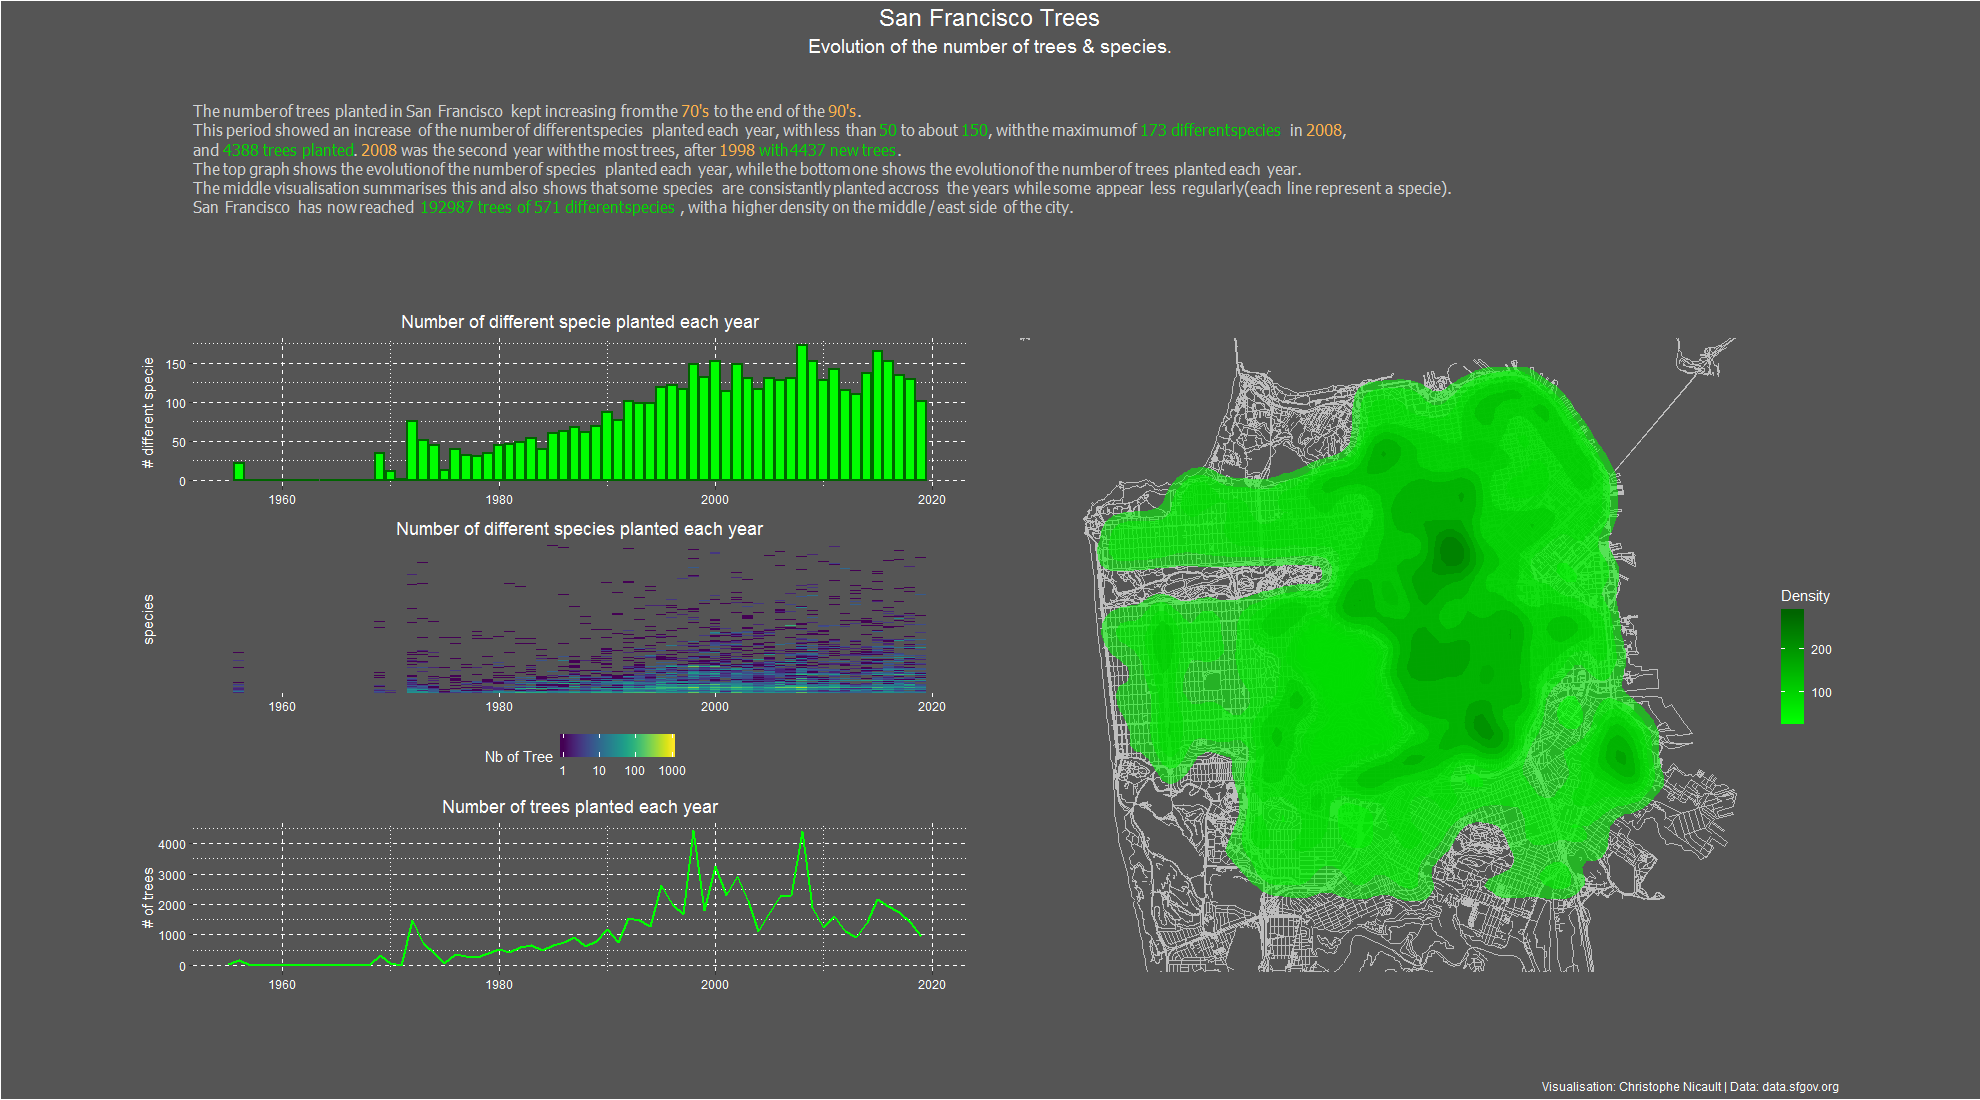

Reproduce this figure in R.
# title: "Tidy Tuesday - 	San Francisco Trees"
# author: "Christophe Nicault"
# date: "30 january 2020"

library(tidyverse)
library(ggmap)
library(osmdata)
library(extrafont)
library(sf)
library(lubridate)
library(viridis)
library(patchwork)
library(ggtext)

loadfonts(device = "win")

sf_trees <- readr::read_csv('https://raw.githubusercontent.com/rfordatascience/tidytuesday/master/data/2020/2020-01-28/sf_trees.csv')

roads <- getbb("San Francisco") %>% 
  opq() %>% 
  add_osm_feature("highway") %>% 
  osmdata_sf()

coast <- getbb("San Francisco") %>% 
  opq() %>% 
  add_osm_feature(key = "natural", value = "coastline") %>%
  osmdata_sf()

sf_trees %>%
  summarise(nb_species = length(unique(species)))

# Vector of years to fill the gap in the dataset

years <- tibble(year = seq(1954,2019,1), nb = 0)

# Number of different species per year

p1 <- sf_trees %>%
  mutate(year = year(date)) %>%
  filter(year != 2020) %>%
  group_by(year) %>%
  summarise(nb_species = length(unique(species))) %>%
  right_join(years) %>%
  mutate(nb_species = ifelse(is.na(nb_species), 0, nb_species)) %>% 
  ggplot(aes(year, nb_species)) +
  geom_col(fill = "green", color = "darkgreen", size = 1) +
  scale_x_continuous(limits=c(1955,2020))+
  labs(title= "Number of different specie planted each year",
       y = "# different specie") +
  theme(panel.background = element_rect(fill = "#555555"),
        plot.background = element_rect(fill = "#555555", color = NA),
        legend.background = element_rect(fill = "#555555"),
        plot.title = element_text(color = "white", hjust = 0.5),
        panel.grid.major =  element_line(color = "white", linetype = "dashed"),
        panel.grid.minor =  element_line(color = "white", linetype = "dotted"),
        axis.text = element_text(color = "white"),
        axis.title = element_text(color = "white"),
        axis.title.x = element_blank())


# Number of different species and number planted each year

p2 <- sf_trees %>%
  mutate(year = year(date)) %>%
  filter(year != 2020, year >= 1955) %>%
  group_by(year, species) %>%
  summarise(nb_species = n()) %>% 
  group_by(species) %>%
  mutate(tri = n())%>%
  ungroup() %>%
  mutate(species = fct_reorder(species, desc(tri))) %>%
  ggplot(aes(year, species, fill = nb_species)) +
  geom_tile() +
  scale_fill_viridis(option = "viridis", trans = "log10")+
  scale_x_continuous(limits=c(1955,2020))+
  labs(title= "Number of different species planted each year",
       fill = "Nb of Tree") +
  theme(panel.background = element_rect(fill = "#555555"),
        plot.background = element_rect(fill = "#555555", color = NA),
        legend.background = element_rect(fill = "#555555"),
        legend.text = element_text(color = "white"),
        legend.title = element_text(color = "white"),
        plot.title = element_text(color = "white", hjust = 0.5),
        panel.grid.major =  element_blank(),
        panel.grid.minor =  element_blank(),
        axis.text.y = element_blank(),
        axis.text = element_text(color = "white"),
        axis.title = element_text(color = "white"),
        axis.title.x = element_blank(),
        axis.ticks.x = element_line(color = "white"),
        axis.ticks.y = element_blank(),
        legend.position = c("bottom"))

# Number of trees planted each year

p3 <- sf_trees %>%
  mutate(year = year(date)) %>%
  filter(year != 2020 ) %>%
  filter(!is.na(year)) %>%
  group_by(year) %>%
  summarise(nb_trees = n()) %>% 
  right_join(years) %>%
  mutate(nb_trees = ifelse(is.na(nb_trees), 0, nb_trees)) %>%
  ggplot(aes(year, nb_trees)) +
  geom_line(color = "green", size = 1) +
  scale_x_continuous(limits=c(1955,2020))+
  labs(title= "Number of trees planted each year",
       y = "# of trees") +
  theme(panel.background = element_rect(fill = "#555555"),
        plot.background = element_rect(fill = "#555555", color = NA),
        legend.background = element_rect(fill = "#555555"),
        plot.title = element_text(color = "white", hjust = 0.5),
        panel.grid.major =  element_line(color = "white", linetype = "dashed"),
        panel.grid.minor =  element_line(color = "white", linetype = "dotted"),
        axis.text = element_text(color = "white"),
        axis.title = element_text(color = "white"),
        axis.title.x = element_blank())

# Density map of the trees in San Francisco

p4 <- ggplot()+
  geom_sf(data = roads$osm_lines, color = "grey", size = 0.05) +
  geom_sf(data = coast$osm_lines, color = "grey", size = 0.5) +
  xlim(c(-122.53,-122.36)) +
  ylim(c(37.7,37.81)) +
  stat_density2d(aes(x = longitude, y = latitude, fill = ..level.., alpha = 0.05),
                 bins = 10, geom = "polygon",
                 data = sf_trees)+
  scale_fill_gradient(low = "green", high = "darkgreen") +
  labs(fill = "Density")+
  theme(panel.background = element_rect(fill = "#555555"),
        plot.background = element_rect(fill = "#555555", color = NA),
        legend.background = element_rect(fill = "#555555"),
        legend.text = element_text(color = "white"),
        legend.title = element_text(color = "white"),
        panel.grid = element_blank(),
        axis.text = element_blank(),
        axis.title = element_blank(),
        axis.ticks = element_blank())+
  guides(alpha = FALSE)
  
# Intro text, summary of the visualisation

text_intro <- ggplot(data.frame(x = 1:2, y = 1:2)) +
  labs(x = NULL, y = NULL,
       subtitle = "The number of trees planted in San Francisco kept increasing from the <span style='color:#feb24c'>70's</span> to the end of the <span style='color:#feb24c'>90's</span>.<br />
       This period showed an increase of the number of different  species planted each year, 
       with less than <span style='color:#00d400'>50</span> to about <span style='color:#00d400'>150</span>, 
       with the maximum of <span style='color:#00d400'>173 different species</span> in <span style='color:#feb24c'>2008</span>,<br /> and <span style='color:#00d400'>4388 trees planted</span>. <span style='color:#feb24c'>2008</span> was the second year with the most trees, after <span style='color:#feb24c'>1998</span><span style='color:#00d400'> with 4437 new trees</span>.
       <br />The top graph shows the evolution of the number of species planted each year, while the bottom one shows the evolution of the number of trees planted each year.
       <br />The middle visualisation summarises this and also shows that some species are consistantly planted accross the years while some appear less regularly (each line represent a specie).
       <br />San Francisco has now reached <span style='color:#00d400'>192987 trees of 571 different species</span>, with a higher density on the middle / east side of the city.") +
  theme(panel.background = element_rect(fill = "#555555"),
        plot.background = element_rect(fill = "#555555", color = NA),
        axis.text = element_blank(),
        axis.line.x = element_blank(),
        plot.title = element_text(color = "white", hjust = 0),
        plot.subtitle = element_textbox(color = "lightgrey", family = "Tahoma", hjust = 0, size = 12, lineheight = 1),
        plot.margin = margin(30, 100, 0, 100),
        strip.background = element_rect(fill = NA, color = NA)
       )


patchwork <- text_intro  / (p1 / p2 / p3 | p4 )

patchwork + plot_annotation(title = "San Francisco Trees",
                            subtitle = "Evolution of the number of trees & species.",
                            caption = "Visualisation: Christophe Nicault | Data: data.sfgov.org",
                            theme = theme(plot.background = element_rect(fill = "#555555"),
                                        plot.title = element_text(color = "white", size = 18, hjust = 0.5),
                                        plot.subtitle = element_text(color = "white", size = 14, hjust = 0.5),
                                        plot.caption = element_text(color = "white", hjust = 1),
                                        panel.background = element_rect(fill = "#555555")))+
            plot_layout(nrow = 2, heights = c(0.05, 5))
